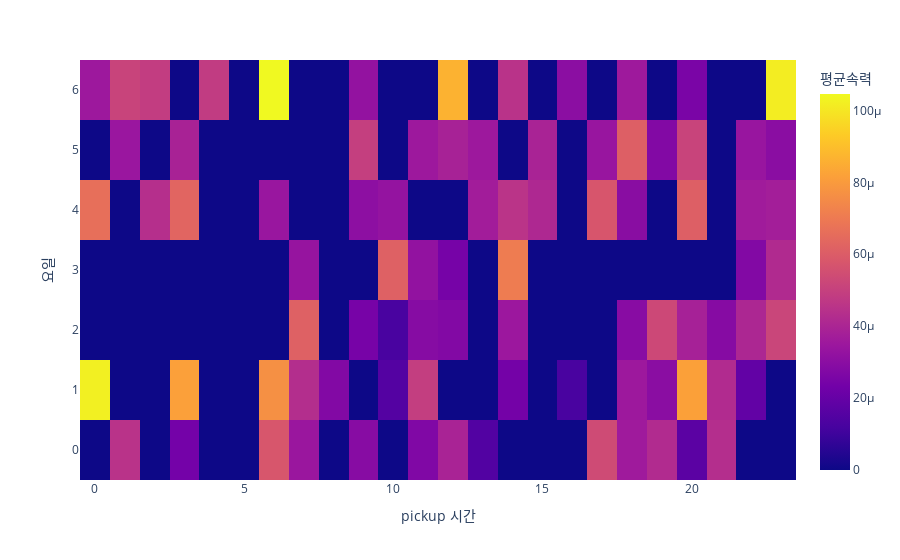

Notebook source saved alongside this figure:
### Code cell
# 요일,시간에 따른 평균속력

tidydata = df_small.pivot_table(
    index = 'pickup_hour',
    columns = 'dayofweek',
    values = 'speed',
    aggfunc = 'mean'
).stack().reset_index().rename({0:'speed_mean'},axis=1)

fig1=px.density_heatmap(
    data_frame=tidydata,
    x='pickup_hour',
    y='dayofweek',
    z='speed_mean',
    nbinsx=24,
    nbinsy=7,
    height=300
)
layout = {
    'xaxis':{'title':'pickup 시간'},
    'yaxis':{'title':'요일'}     
}

fig1.update_layout(layout)

fig1 = fig1.update_coloraxes(colorbar_title='평균속력')

fig1

### Figure 1 — Plotly figure (JSON) as saved in the notebook; plotly's stock layout.template omitted (floating-point values rounded to 4 significant figures)
{"data": [{"coloraxis": "coloraxis", "histfunc": "sum", "hovertemplate": "pickup_hour=%{x}<br>dayofweek=%{y}<br>sum of speed_mean=%{z}<extra></extra>", "name": "", "nbinsx": 24, "nbinsy": 7, "type": "histogram2d", "x": [0, 0, 0, 1, 1, 1, 2, 2, 3, 3, 3, 3, 4, 6, 6, 6, 6, 7, 7, 7, 7, 8, 9, 9, 9, 9, 9, 10, 10, 10, 10, 11, 11, 11, 11, 11, 12, 12, 12, 12, 12, 13, 13, 13, 14, 14, 14, 14, 14, 15, 15, 16, 16, 16, 17, 17, 17, 18, 18, 18, 18, 18, 18, 19, 19, 19, 19, 20, 20, 20, 20, 20, 20, 21, 21, 21, 22, 22, 22, 22, 22, 23, 23, 23, 23, 23], "xaxis": "x", "xbingroup": "x", "y": [1, 4, 6, 0, 5, 6, 4, 6, 0, 1, 4, 5, 6, 0, 1, 4, 6, 0, 1, 2, 3, 1, 0, 2, 4, 5, 6, 1, 2, 3, 4, 0, 1, 2, 3, 5, 0, 2, 3, 5, 6, 0, 4, 5, 1, 2, 3, 4, 6, 4, 5, 1, 5, 6, 0, 4, 5, 0, 1, 2, 4, 5, 6, 0, 1, 2, 5, 0, 1, 2, 4, 5, 6, 0, 1, 2, 1, 2, 3, 4, 5, 2, 3, 4, 5, 6], "yaxis": "y", "ybingroup": "y", "z": [0.0001024, 6.646e-05, 3.514e-05, 4.519e-05, 3.42e-05, 5.13e-05, 4.372e-05, 4.877e-05, 2.376e-05, 8.161e-05, 6.29e-05, 3.899e-05, 4.832e-05, 5.769e-05, 7.666e-05, 3.416e-05, 0.0001046, 3.43e-05, 4.306e-05, 6.14e-05, 3.33e-05, 2.756e-05, 2.909e-05, 2.453e-05, 3.07e-05, 4.937e-05, 3.223e-05, 1.537e-05, 1.241e-05, 6.135e-05, 3.269e-05, 2.71e-05, 4.903e-05, 2.89e-05, 3.214e-05, 3.528e-05, 3.93e-05, 2.756e-05, 2.446e-05, 3.871e-05, 8.639e-05, 1.49e-05, 3.679e-05, 3.518e-05, 2.39e-05, 3.499e-05, 7.061e-05, 4.534e-05, 4.52e-05, 4.102e-05, 3.939e-05, 1.23e-05, 1.785e-07, 3.013e-05, 5.376e-05, 5.751e-05, 3.385e-05, 3.598e-05, 3.538e-05, 2.928e-05, 2.97e-05, 6.097e-05, 3.559e-05, 4.23e-05, 2.983e-05, 5.272e-05, 2.762e-05, 1.714e-05, 8.162e-05, 3.833e-05, 6.097e-05, 5.124e-05, 2.544e-05, 4.319e-05, 4.208e-05, 2.871e-05, 1.9e-05, 4.052e-05, 2.753e-05, 3.64e-05, 3.387e-05, 5.175e-05, 4.19e-05, 3.736e-05, 2.98e-05, 0.0001015]}], "layout": {"autosize": true, "coloraxis": {"colorbar": {"title": {"text": "평균속력"}}, "colorscale": [[0, "#0d0887"], [0.1111, "#46039f"], [0.2222, "#7201a8"], [0.3333, "#9c179e"], [0.4444, "#bd3786"], [0.5556, "#d8576b"], [0.6667, "#ed7953"], [0.7778, "#fb9f3a"], [0.8889, "#fdca26"], [1, "#f0f921"]]}, "legend": {"tracegroupgap": 0}, "margin": {"t": 60}, "xaxis": {"anchor": "y", "autorange": true, "domain": [0, 1], "range": [-0.5, 23.5], "title": {"text": "pickup 시간"}, "type": "linear"}, "yaxis": {"anchor": "x", "autorange": true, "domain": [0, 1], "range": [-0.5, 6.5], "title": {"text": "요일"}, "type": "linear"}}}
